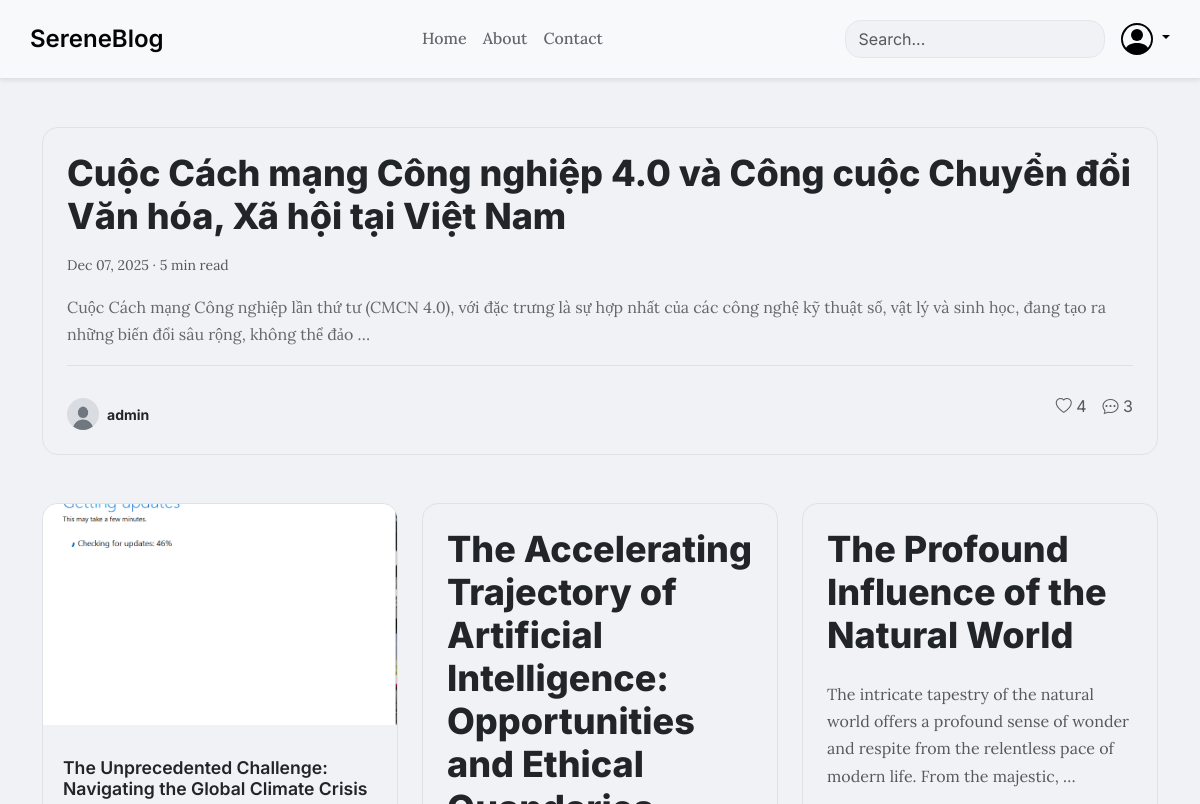
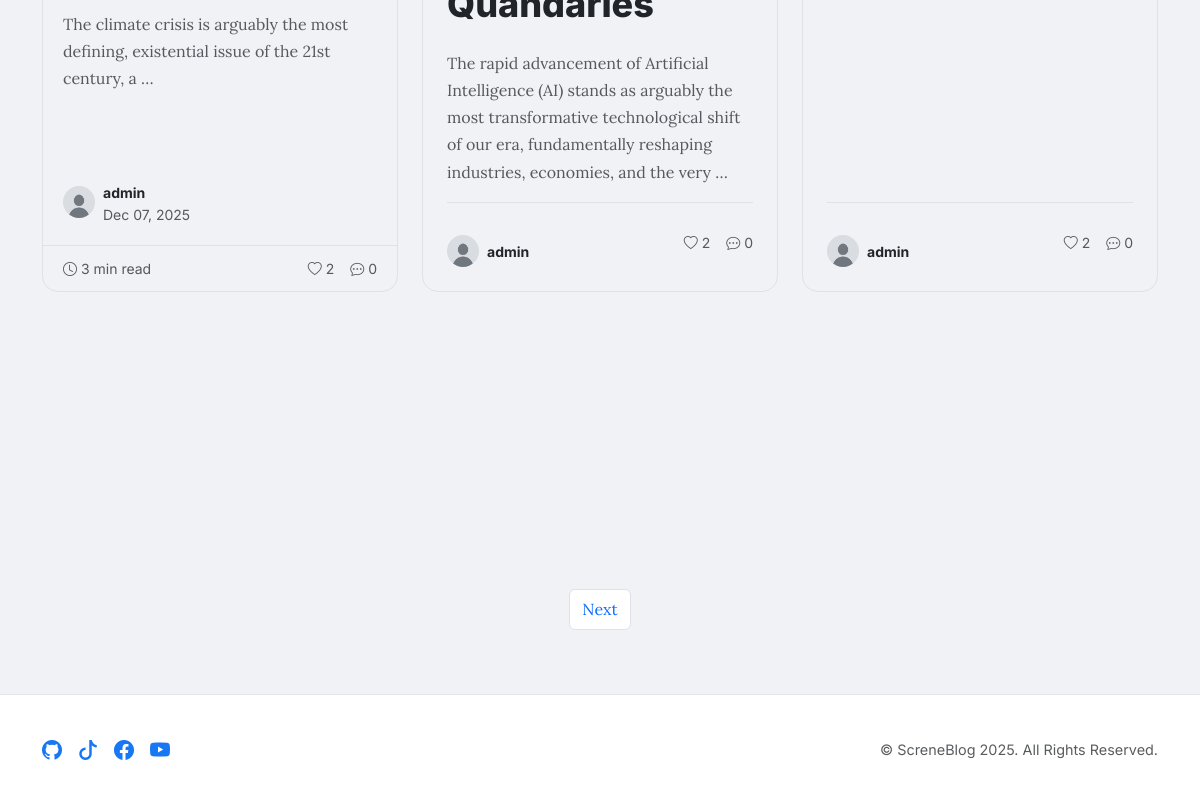
Before: / with the older database file (2 pictures, top to bottom).
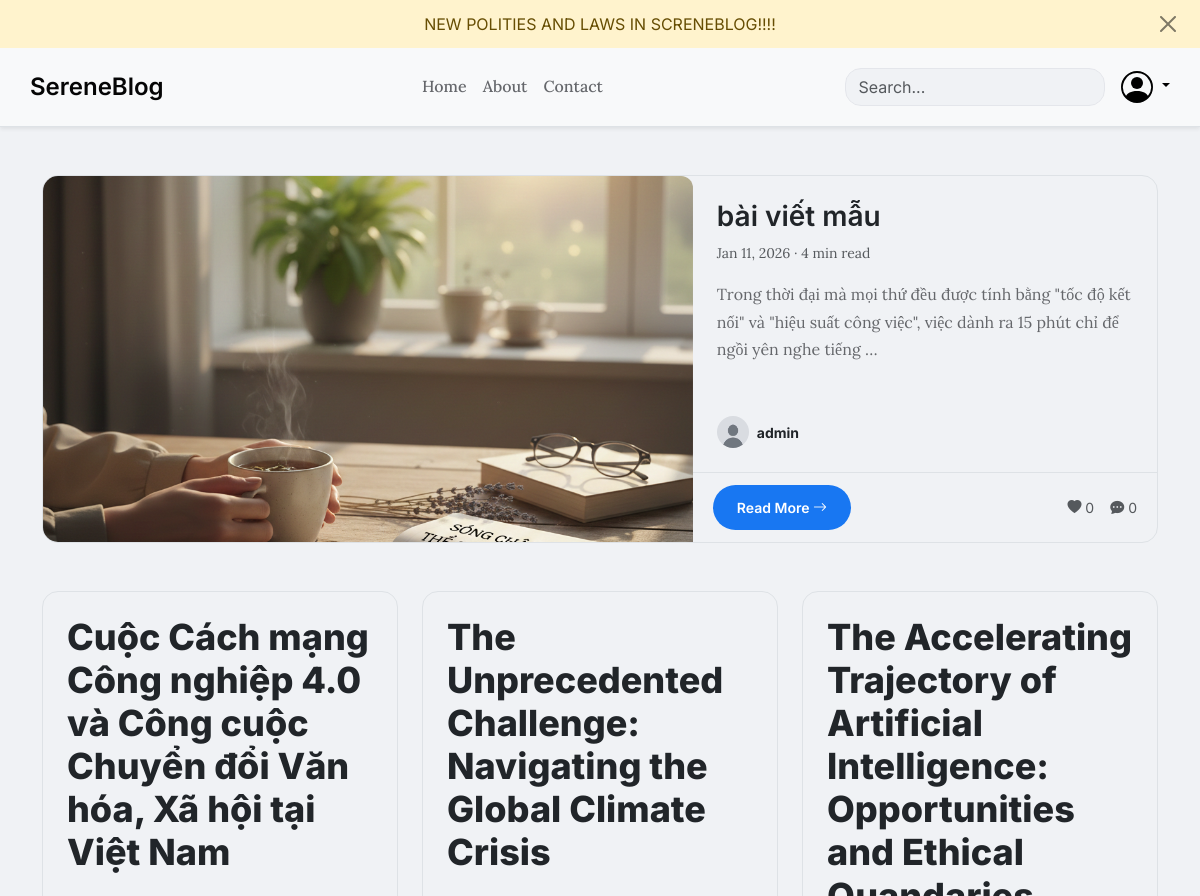
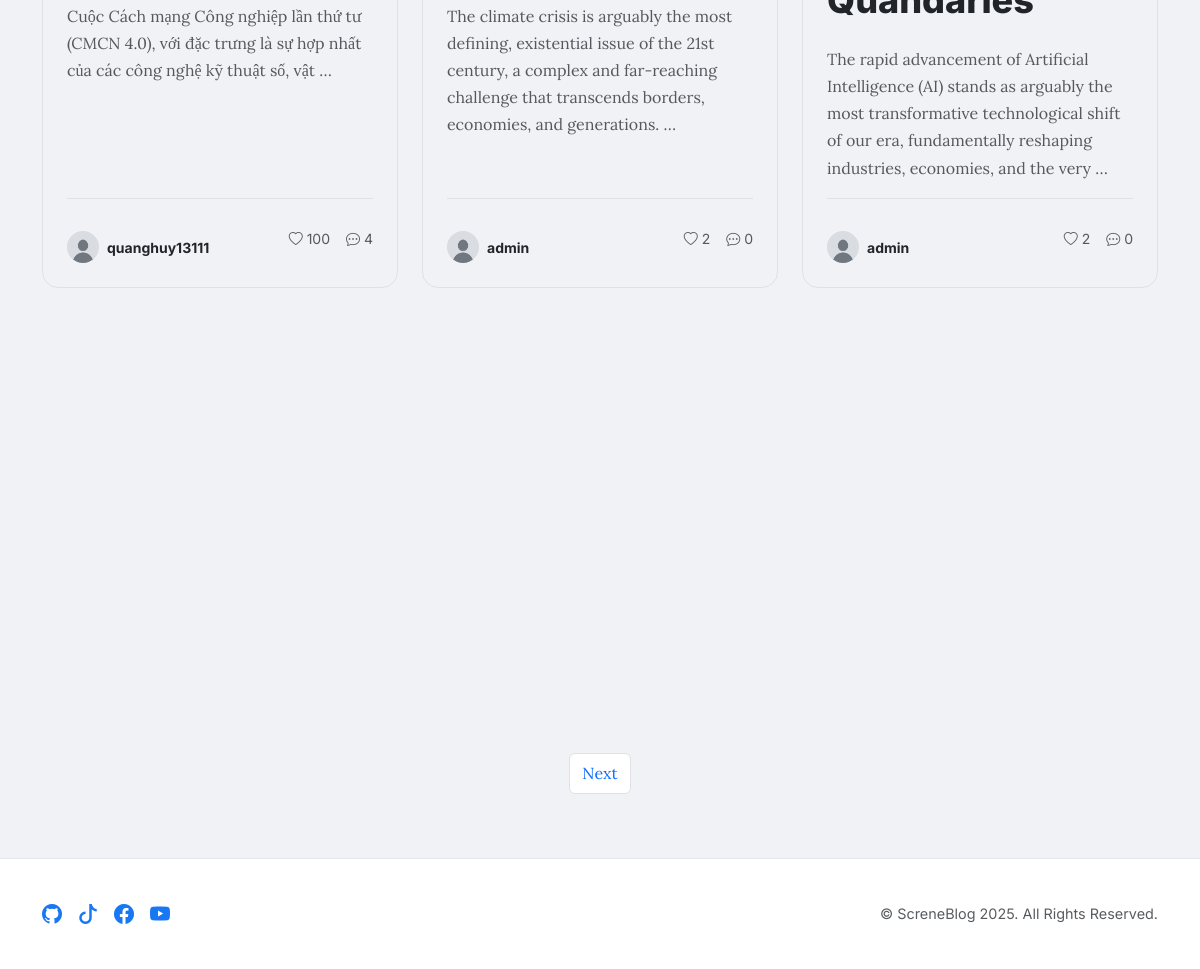
After: the same page with the newer database file (2 pictures, top to bottom).
### blog/models.py (models this page shows, shortened)
class Post(models.Model):
    author = models.ForeignKey(settings.AUTH_USER_MODEL, on_delete=models.CASCADE, related_name='blog_posts')
    title = models.CharField(max_length=255)
    slug = models.SlugField(max_length=250)
    attachment = models.FileField(upload_to='attachments/%Y/%m/%d/', blank=True, null=True, verbose_name="Attachment/Image")
    content = models.TextField()
    thumbnail = ImageSpecField(source='attachment',
                               processors=[ResizeToFill(400, 250)],
                               format='JPEG',
                               options={'quality': 80})
    created = models.DateTimeField(auto_now_add=True)
    viewer = models.IntegerField(default=0)
    likes = models.PositiveIntegerField(default=0, verbose_name="Likes")
    liked_by = models.ManyToManyField(settings.AUTH_USER_MODEL, related_name='liked_posts', blank=True)
    tags = TaggableManager()
    @property
    def is_image(self):
        if not self.attachment:
            return False
        image_extensions = ['.jpg', '.jpeg', '.png', '.gif', '.webp', '.bmp']
        return any(self.attachment.name.lower().endswith(ext) for ext in image_extensions)

class Profile(models.Model):
    user = models.OneToOneField(User, on_delete=models.CASCADE, related_name='profile')
    bio = models.TextField(max_length=500, blank=True)
    avatar = models.ImageField(default='profile_pics/default.jpg', upload_to='profile_pics')
    avatar_thumbnail = ImageSpecField(source='avatar',
                                      processors=[ResizeToFill(150, 150)],
                                      format='JPEG',
                                      options={'quality': 90})

class Announcement(models.Model):
    LEVEL_CHOICES = [
        ('info', 'Info'),
        ('success', 'Success'),
        ('warning', 'Warning'),
        ('danger', 'Danger'),
    ]
    content = models.TextField(help_text="Nội dung của thông báo. Có thể sử dụng HTML.")
    level = models.CharField(max_length=10, choices=LEVEL_CHOICES, default='info', help_text="Kiểu thông báo (ảnh hưởng đến màu sắc).")
    link = models.URLField(blank=True, null=True, help_text="(Tùy chọn) Một liên kết mà người dùng có thể nhấp vào.")
    is_active = models.BooleanField(default=True, help_text="Chỉ những thông báo được kích hoạt mới được hiển thị.")
    created_at = models.DateTimeField(auto_now_add=True)
    class Meta:
        ordering = ['-created_at']

### blog/views.py (the view)
# urls.py: path('', views.index, name='home'),
def index(request):
    base_qs = Post.objects.select_related('author__profile')\
                          .filter(created__lte=timezone.now())\
                          .annotate(num_comments=Count('comments'))
    all_posts = base_qs.order_by('-created')
    one_week_ago = timezone.now() - timedelta(days=7)
    featured_post = base_qs.filter(created__gte=one_week_ago).order_by('-likes', '-created').first()
    if not featured_post:
        featured_post = all_posts.first()
    other_posts_list = all_posts.exclude(pk=featured_post.pk) if featured_post else all_posts
    paginator = Paginator(other_posts_list, 4) # 4 bài viết thường mỗi trang
    page_number = request.GET.get('page')
    posts = paginator.get_page(page_number)
    context = {
        'featured_post': featured_post,
        'posts': posts
    }
    return render(request, 'blog/index.html', context)

### blog/templates/blog/index.html (shortened to what this page needs)
{% extends 'base.html' %}
{% load blog_extras %}
{% block content %}
    {% if featured_post %}
        <div class="mb-5 animate-on-scroll zoom-in">
            {% if featured_post.is_image %}
                <article class="post-card">
                    <div class="row g-0">
                        <div class="col-lg-7">
                            <div class="post-card-image-container">
                                <a href="{% url 'blog:post_detail' featured_post.slug %}">
                                    <img src="{{ featured_post.thumbnail.url }}" class="card-img-top rounded-start" alt="{{ featured_post.title }}" style="aspect-ratio: 16/9; height: 100%;" loading="lazy">
                                </a>
                            </div>
                        </div>
                        <div class="col-lg-5 d-flex flex-column">
                            <div class="card-body p-4">
                                <h2 class="post-title" style="font-size: 1.75rem;"><a href="{% url 'blog:post_detail' featured_post.slug %}">{{ featured_post.title }}</a></h2>
                                <p class="card-text text-body-secondary small mb-3">{{ featured_post.created|date:"M d, Y" }} &middot; {{ featured_post.content|striptags|reading_time }} min read</p>
                                <p class="card-text flex-grow-1">{{ featured_post.content|striptags|truncatewords:30 }}</p>
                                <div class="post-card-author">
                                    <a href="{% url 'blog:public_user_profile' featured_post.author.username %}">
                                        <img src="{{ featured_post.author.profile.avatar_thumbnail.url }}" alt="{{ featured_post.author.username }}" loading="lazy">
                                    </a>
                                    <div>
                                        <a href="{% url 'blog:public_user_profile' featured_post.author.username %}" class="text-decoration-none text-body fw-bold small">{{ featured_post.author.username }}</a>
                                    </div>
                                </div>
                            </div>
                            <div class="card-footer">
                                <a href="{% url 'blog:post_detail' featured_post.slug %}" class="btn btn-sm btn-primary">Read More <i class="bi bi-arrow-right"></i></a>
                                <div class="d-flex align-items-center gap-3 text-body-secondary">
                                    <span><i class="bi bi-heart-fill"></i> {{ featured_post.likes }}</span>
                                    <span><i class="bi bi-chat-dots-fill"></i> {{ featured_post.num_comments }}</span>
                                </div>
                            </div>
                        </div>
                    </div>
                </article>
            {% else %}
                <article class="post-card-text-only d-flex flex-column">
                    <h2 class="post-title mb-3"><a href="{% url 'blog:post_detail' featured_post.slug %}" class="text-decoration-none text-body">{{ featured_post.title }}</a></h2>
                    <p class="card-text text-body-secondary small mb-3">{{ featured_post.created|date:"M d, Y" }} &middot; {{ featured_post.content|striptags|reading_time }} min read</p>
                    <p class="card-text flex-grow-1">{{ featured_post.content|striptags|truncatewords:40 }}</p>
                    <div class="card-footer d-flex justify-content-between align-items-center">
                        <div class="post-card-author">
                             <a href="{% url 'blog:public_user_profile' featured_post.author.username %}"><img src="{{ featured_post.author.profile.avatar_thumbnail.url }}" alt="{{ featured_post.author.username }}" loading="lazy"></a>
                             <div><a href="{% url 'blog:public_user_profile' featured_post.author.username %}" class="text-decoration-none text-body fw-bold small">{{ featured_post.author.username }}</a></div>
                        </div>
                         <div class="d-flex align-items-center gap-3 text-body-secondary">
                            <span><i class="bi bi-heart"></i> {{ featured_post.likes }}</span>
                            <span><i class="bi bi-chat-dots"></i> {{ featured_post.num_comments }}</span>
                        </div>
                    </div>
                </article>
            {% endif %}
        </div>
    {% endif %}
    <div class="row row-cols-1 row-cols-md-2 row-cols-lg-3 g-4">
        {% for post in posts %}
            <div class="col animate-on-scroll zoom-in">
                {% if post.is_image %}
                    <article class="post-card">
                        <div class="post-card-image-container">
                            <a href="{% url 'blog:post_detail' post.slug %}"><img src="{{ post.thumbnail.url }}" alt="{{ post.title }}" class="card-img-top" loading="lazy"></a>
                        </div>
                        <div class="card-body">
                            <h3 class="post-title"><a href="{% url 'blog:post_detail' post.slug %}">{{ post.title }}</a></h3>
                            <p class="card-text flex-grow-1 text-body-secondary mt-2">{{ post.content|striptags|truncatewords:15 }}</p>
                            <div class="post-card-author">
                                <a href="{% url 'blog:public_user_profile' post.author.username %}"><img src="{{ post.author.profile.avatar_thumbnail.url }}" alt="{{ post.author.username }}" loading="lazy"></a>
                                <div>
                                    <a href="{% url 'blog:public_user_profile' post.author.username %}" class="text-decoration-none text-body fw-bold small">{{ post.author.username }}</a>
                                    <div class="text-body-secondary small">{{ post.created|date:"M d, Y" }}</div>
                                </div>
                            </div>
                        </div>
                        <div class="card-footer text-body-secondary">
                            <span><i class="bi bi-clock"></i> {{ post.content|striptags|reading_time }} min read</span>
                            <div class="d-flex align-items-center gap-3">
                                <span><i class="bi bi-heart"></i> {{ post.likes }}</span>
                                <span><i class="bi bi-chat-dots"></i> {{ post.num_comments }}</span>
                            </div>
                        </div>
                    </article>
                {% else %}
                    <article class="post-card-text-only">
                        <h3 class="post-title"><a href="{% url 'blog:post_detail' post.slug %}" class="text-decoration-none text-body">{{ post.title }}</a></h3>
                        <p class="card-text flex-grow-1 text-body-secondary my-3">{{ post.content|striptags|truncatewords:25 }}</p>
                        <div class="card-footer d-flex justify-content-between align-items-center">
                            <div class="post-card-author">
                                <a href="{% url 'blog:public_user_profile' post.author.username %}"><img src="{{ post.author.profile.avatar_thumbnail.url }}" alt="{{ post.author.username }}" loading="lazy"></a>
                                <div><a href="{% url 'blog:public_user_profile' post.author.username %}" class="text-decoration-none text-body fw-bold small">{{ post.author.username }}</a></div>
                            </div>
                            <div class="d-flex align-items-center gap-3 text-body-secondary small">
                                <span><i class="bi bi-heart"></i> {{ post.likes }}</span>
                                <span><i class="bi bi-chat-dots"></i> {{ post.num_comments }}</span>
                            </div>
                        </div>
                    </article>
                {% endif %}
            </div>
        {% empty %}
            {% if not featured_post %}
            <div class="alert alert-secondary animate-on-scroll">No posts have been published yet. Be the first to <a href="{% url 'blog:post_create' %}" class="alert-link">create one</a>!</div>
            {% endif %}
        {% endfor %}
    </div>
    {% if posts.has_other_pages %}
    <nav aria-label="Page navigation" class="mt-5">
        <ul class="pagination justify-content-center">
            {% if posts.has_next %}
                <li class="page-item"><a class="page-link" href="?page={{ posts.next_page_number }}">Next</a></li>
            {% endif %}
        </ul>
    </nav>
    {% endif %}
{% endblock %}

### blog/templates/base.html (shortened to what this page needs)
{% load static %}
{% load compress %}
<!DOCTYPE html>
<html lang="en">
<head>
    <link href="https://cdn.jsdelivr.net/npm/bootstrap@5.3.3/dist/css/bootstrap.min.css" rel="stylesheet">
    <link rel="stylesheet" href="https://cdn.jsdelivr.net/npm/bootstrap-icons@1.11.3/font/bootstrap-icons.min.css">
    {% compress css %}
        <link rel="stylesheet" href="{% static 'blog/css/style.css' %}">
    {% endcompress %}
</head>
<body>
    {% if active_announcement %}
    <div id="announcement-bar" class="alert alert-{{ active_announcement.level }} rounded-0 border-0 mb-0 text-center" role="alert" data-announcement-id="{{ active_announcement.id }}">
        <div class="container">
            {{ active_announcement.content|safe }}
            <button type="button" class="btn-close" aria-label="Close" id="close-announcement-btn"></button>
        </div>
    </div>
    {% endif %}
    {% block header %}
    <header class="sticky-top py-2 bg-body-tertiary border-bottom shadow-sm">
        <nav class="container navbar navbar-expand-lg align-items-center">
            <a class="navbar-brand" href="{% url 'blog:home' %}">SereneBlog</a>
            <div class="collapse navbar-collapse" id="navbarNav">
                <ul class="navbar-nav mx-auto mb-2 mb-lg-0">
                    <li class="nav-item"><a class="nav-link px-2" href="{% url 'blog:home' %}">Home</a></li>
                    <li class="nav-item"><a class="nav-link px-2" href="{% url 'blog:about' %}">About</a></li>
                    <li class="nav-item"><a class="nav-link px-2" href="{% url 'blog:contact' %}">Contact</a></li>
                </ul>
                <form class="d-flex me-3 position-relative" role="search" method="get" action="{% url 'blog:search' %}">
                    <input id="liveSearchInput" class="form-control" type="search" name="q" placeholder="Search..." aria-label="Search">
                </form>
                 <div class="d-flex align-items-center">
                    <div class="dropdown text-end">
                        {% if user.is_authenticated and user.profile.avatar %}
                        <a href="#" class="d-block link-body-emphasis text-decoration-none dropdown-toggle" data-bs-toggle="dropdown" aria-expanded="false" aria-label="User menu">
                            <img src="{{ user.profile.avatar_thumbnail.url }}" alt="{{ user.username }}'s avatar" width="32" height="32" class="rounded-circle">
                        </a>
                        {% else %}
                        <a href="#" class="d-block link-body-emphasis text-decoration-none dropdown-toggle" data-bs-toggle="dropdown" aria-expanded="false" aria-label="User menu">
                        </a>
                        {% endif %}
                    </div>
                </div>
            </div>
        </nav>
    </header>
    {% endblock %}
    {% block main_content %}
        <main class="container my-5">
            <div class="content-wrapper">
                {% block content %}{% endblock %}
            </div>
        </main>
    {% endblock main_content %}
    {% block footer %}
    <div class="toast-container position-fixed bottom-0 end-0 p-3">
    </div>
    {% include 'blog/_footer.html' %}
    {% endblock %}
</body>
</html>

### blog/templates/blog/_footer.html (shortened to what this page needs)
<footer>
    <div class="container">
        <div class="row align-items-center py-4">
            <div class="col-lg-4 text-center text-lg-start mb-3 mb-lg-0 social-icons">
                <a href="https://github.com/Quanghuy13111" class="social-icon" title="GitHub"><i class="bi bi-github"></i></a>
            <a href="https://www.tiktok.com/@sybau2514" class="social-icon" title="Tiktok"><i class="bi bi-tiktok"></i></a>
            <a href="https://www.facebook.com/qhuy131211" class="social-icon" title="Facebook"><i class="bi bi-facebook"></i></a>
            <a href="https://www.youtube.com/@Tool13337" class="social-icon" title="Youtube"><i class="bi bi-youtube"></i></a>
            </div>
            <div class="col-lg-8 text-center text-lg-end copyright-section">
                <p class="mb-0 text-body-secondary">&copy;  ScreneBlog 2025. All Rights Reserved.</p>
            </div>
        </div>
    </div>
</footer>

Changed rows visible on the page:
no longer on this page (row edited): Post: title "The Profound Influence of the Natural World", content "The intricate tapestry of the natural world offers a profound sense of wonder and respite from the relentless pace of modern life. From the majestic, …", author.profile.avatar_thumbnail (placeholder picture), author.username "admin", likes "2", num_comments "0"
added Announcement: content "NEW POLITIES AND LAWS IN SCRENEBLOG!!!!"
added Post: thumbnail (picture), title "bài viết mẫu", created "Jan 11, 2026", content|reading_time "4", content "Trong thời đại mà mọi thứ đều được tính bằng \"tốc độ kết nối\" và \"hiệu suất công việc\", việc dành ra 15 phút chỉ để ngồi yên nghe tiếng …", author.profile.avatar_thumbnail (placeholder picture), author.username "admin", likes "0", num_comments "0"
now on one of the page's lists (row edited): Post: title "Cuộc Cách mạng Công nghiệp 4.0 và Công cuộc Chuyển đổi Văn hóa, Xã hội tại Việt Nam", content "Cuộc Cách mạng Công nghiệp lần thứ tư (CMCN 4.0), với đặc trưng là sự hợp nhất của các công nghệ kỹ thuật số, vật …", author.username "quanghuy13111", likes "100", num_comments "4"
changed Post: title "Cuộc Cách mạng Công nghiệp 4.0 và Công cuộc Chuyển đổi Văn hóa, Xã hội tại Việt Nam" → (not shown); created "Dec 07, 2025" → (not shown); content|reading_time "5" → (not shown); content "Cuộc Cách mạng Công nghiệp lần thứ tư (CMCN 4.0), với đặc trưng là sự hợp nhất của các công nghệ kỹ thuật số, vật lý và sinh học, đang tạo ra những biến đổi sâu rộng, không thể đảo …" → (not shown); author_id 1 → 2 (drawn); author.profile.avatar_thumbnail: picture removed; author.username "admin" → (not shown); likes "4" → (not shown); num_comments "3" → (not shown)
changed Post "The Unprecedented Challenge: Navigating the Global Climate Crisis": attachment "attachments/2026/01/05/Screenshot_2025-11-29_113240.png" → empty (drawn); author.profile.avatar_thumbnail: picture added; thumbnail: picture removed; content "The climate crisis is arguably the most defining, existential issue of the 21st century, a …" → "The climate crisis is arguably the most defining, existential issue of the 21st century, a complex and far-reaching challenge that transcends borders, economies, and generations. …"; author.profile.avatar_thumbnail: picture removed; created "Dec 07, 2025" → (not shown); content|reading_time "3" → (not shown)
Other visible differences:
text now shown: "Read More"
